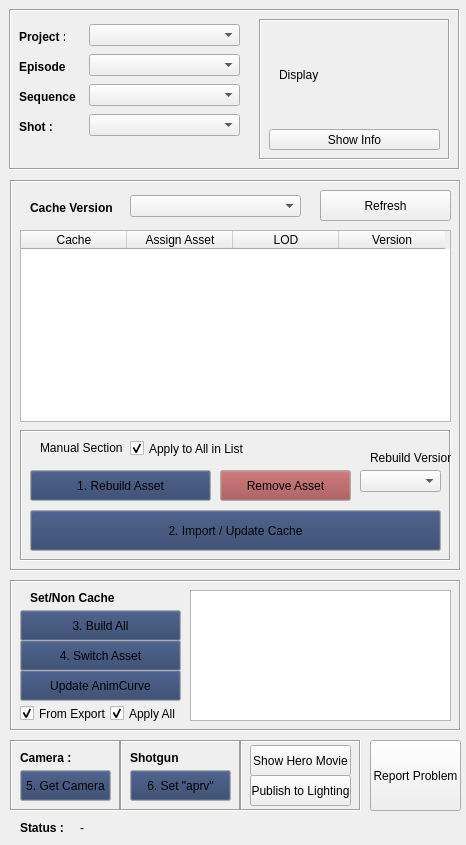
<?xml version="1.0" encoding="UTF-8"?>
<ui version="4.0">
 <class>ImportCacheWindow</class>
 <widget class="QMainWindow" name="ImportCacheWindow">
  <property name="geometry">
   <rect>
    <x>0</x>
    <y>0</y>
    <width>466</width>
    <height>845</height>
   </rect>
  </property>
  <property name="windowTitle">
   <string>PT Import Cache Tool v.2.0</string>
  </property>
  <widget class="QWidget" name="centralwidget">
   <widget class="QFrame" name="frame">
    <property name="geometry">
     <rect>
      <x>9</x>
      <y>9</y>
      <width>451</width>
      <height>161</height>
     </rect>
    </property>
    <property name="frameShape">
     <enum>QFrame::Box</enum>
    </property>
    <property name="frameShadow">
     <enum>QFrame::Sunken</enum>
    </property>
    <widget class="QLabel" name="label">
     <property name="geometry">
      <rect>
       <x>10</x>
       <y>20</y>
       <width>46</width>
       <height>16</height>
      </rect>
     </property>
     <property name="font">
      <font>
       <weight>75</weight>
       <bold>true</bold>
      </font>
     </property>
     <property name="text">
      <string>Project : </string>
     </property>
    </widget>
    <widget class="QLabel" name="label_4">
     <property name="geometry">
      <rect>
       <x>10</x>
       <y>50</y>
       <width>51</width>
       <height>16</height>
      </rect>
     </property>
     <property name="font">
      <font>
       <weight>75</weight>
       <bold>true</bold>
      </font>
     </property>
     <property name="text">
      <string>Episode : </string>
     </property>
    </widget>
    <widget class="QLabel" name="label_5">
     <property name="geometry">
      <rect>
       <x>10</x>
       <y>80</y>
       <width>61</width>
       <height>16</height>
      </rect>
     </property>
     <property name="font">
      <font>
       <weight>75</weight>
       <bold>true</bold>
      </font>
     </property>
     <property name="text">
      <string>Sequence : </string>
     </property>
    </widget>
    <widget class="QLabel" name="label_7">
     <property name="geometry">
      <rect>
       <x>10</x>
       <y>110</y>
       <width>46</width>
       <height>16</height>
      </rect>
     </property>
     <property name="font">
      <font>
       <weight>75</weight>
       <bold>true</bold>
      </font>
     </property>
     <property name="text">
      <string>Shot : </string>
     </property>
    </widget>
    <widget class="QComboBox" name="project_comboBox">
     <property name="geometry">
      <rect>
       <x>80</x>
       <y>15</y>
       <width>151</width>
       <height>22</height>
      </rect>
     </property>
    </widget>
    <widget class="QComboBox" name="episode_comboBox">
     <property name="geometry">
      <rect>
       <x>80</x>
       <y>45</y>
       <width>151</width>
       <height>22</height>
      </rect>
     </property>
    </widget>
    <widget class="QComboBox" name="sequence_comboBox">
     <property name="geometry">
      <rect>
       <x>80</x>
       <y>75</y>
       <width>151</width>
       <height>22</height>
      </rect>
     </property>
    </widget>
    <widget class="QComboBox" name="shot_comboBox">
     <property name="geometry">
      <rect>
       <x>80</x>
       <y>105</y>
       <width>151</width>
       <height>22</height>
      </rect>
     </property>
    </widget>
    <widget class="QFrame" name="frame_6">
     <property name="geometry">
      <rect>
       <x>250</x>
       <y>10</y>
       <width>191</width>
       <height>141</height>
      </rect>
     </property>
     <property name="frameShape">
      <enum>QFrame::Box</enum>
     </property>
     <property name="frameShadow">
      <enum>QFrame::Sunken</enum>
     </property>
     <widget class="QPushButton" name="showInfo_pushButton">
      <property name="geometry">
       <rect>
        <x>10</x>
        <y>110</y>
        <width>171</width>
        <height>21</height>
       </rect>
      </property>
      <property name="text">
       <string>Show Info</string>
      </property>
     </widget>
     <widget class="QLabel" name="icon_label">
      <property name="geometry">
       <rect>
        <x>20</x>
        <y>5</y>
        <width>151</width>
        <height>101</height>
       </rect>
      </property>
      <property name="font">
       <font>
        <weight>50</weight>
        <bold>false</bold>
       </font>
      </property>
      <property name="text">
       <string>Display</string>
      </property>
     </widget>
    </widget>
   </widget>
   <widget class="QFrame" name="frame_2">
    <property name="geometry">
     <rect>
      <x>10</x>
      <y>180</y>
      <width>451</width>
      <height>391</height>
     </rect>
    </property>
    <property name="frameShape">
     <enum>QFrame::Box</enum>
    </property>
    <property name="frameShadow">
     <enum>QFrame::Sunken</enum>
    </property>
    <widget class="QLabel" name="label_3">
     <property name="geometry">
      <rect>
       <x>20</x>
       <y>20</y>
       <width>101</width>
       <height>16</height>
      </rect>
     </property>
     <property name="font">
      <font>
       <weight>75</weight>
       <bold>true</bold>
      </font>
     </property>
     <property name="text">
      <string>Cache Version</string>
     </property>
    </widget>
    <widget class="QComboBox" name="cache_comboBox">
     <property name="geometry">
      <rect>
       <x>120</x>
       <y>15</y>
       <width>171</width>
       <height>22</height>
      </rect>
     </property>
    </widget>
    <widget class="QTableWidget" name="asset_tableWidget">
     <property name="geometry">
      <rect>
       <x>10</x>
       <y>50</y>
       <width>431</width>
       <height>192</height>
      </rect>
     </property>
     <property name="contextMenuPolicy">
      <enum>Qt::CustomContextMenu</enum>
     </property>
     <attribute name="horizontalHeaderVisible">
      <bool>true</bool>
     </attribute>
     <attribute name="horizontalHeaderCascadingSectionResizes">
      <bool>false</bool>
     </attribute>
     <attribute name="horizontalHeaderDefaultSectionSize">
      <number>106</number>
     </attribute>
     <attribute name="horizontalHeaderHighlightSections">
      <bool>true</bool>
     </attribute>
     <attribute name="verticalHeaderVisible">
      <bool>true</bool>
     </attribute>
     <column>
      <property name="text">
       <string>Cache</string>
      </property>
     </column>
     <column>
      <property name="text">
       <string>Assign Asset</string>
      </property>
     </column>
     <column>
      <property name="text">
       <string>LOD</string>
      </property>
     </column>
     <column>
      <property name="text">
       <string>Version</string>
      </property>
     </column>
    </widget>
    <widget class="QFrame" name="frame_3">
     <property name="geometry">
      <rect>
       <x>10</x>
       <y>250</y>
       <width>431</width>
       <height>131</height>
      </rect>
     </property>
     <property name="frameShape">
      <enum>QFrame::Box</enum>
     </property>
     <property name="frameShadow">
      <enum>QFrame::Sunken</enum>
     </property>
     <widget class="QPushButton" name="removeAsset_pushButton">
      <property name="geometry">
       <rect>
        <x>200</x>
        <y>40</y>
        <width>131</width>
        <height>31</height>
       </rect>
      </property>
      <property name="palette">
       <palette>
        <active>
         <colorrole role="Button">
          <brush brushstyle="SolidPattern">
           <color alpha="255">
            <red>156</red>
            <green>70</green>
            <blue>71</blue>
           </color>
          </brush>
         </colorrole>
        </active>
        <inactive>
         <colorrole role="Button">
          <brush brushstyle="SolidPattern">
           <color alpha="255">
            <red>156</red>
            <green>70</green>
            <blue>71</blue>
           </color>
          </brush>
         </colorrole>
        </inactive>
        <disabled>
         <colorrole role="Button">
          <brush brushstyle="SolidPattern">
           <color alpha="255">
            <red>156</red>
            <green>70</green>
            <blue>71</blue>
           </color>
          </brush>
         </colorrole>
        </disabled>
       </palette>
      </property>
      <property name="text">
       <string>Remove Asset</string>
      </property>
     </widget>
     <widget class="QPushButton" name="rebuildAsset_pushButton">
      <property name="geometry">
       <rect>
        <x>10</x>
        <y>40</y>
        <width>181</width>
        <height>31</height>
       </rect>
      </property>
      <property name="palette">
       <palette>
        <active>
         <colorrole role="Button">
          <brush brushstyle="SolidPattern">
           <color alpha="255">
            <red>40</red>
            <green>60</green>
            <blue>100</blue>
           </color>
          </brush>
         </colorrole>
        </active>
        <inactive>
         <colorrole role="Button">
          <brush brushstyle="SolidPattern">
           <color alpha="255">
            <red>40</red>
            <green>60</green>
            <blue>100</blue>
           </color>
          </brush>
         </colorrole>
        </inactive>
        <disabled>
         <colorrole role="Button">
          <brush brushstyle="SolidPattern">
           <color alpha="255">
            <red>40</red>
            <green>60</green>
            <blue>100</blue>
           </color>
          </brush>
         </colorrole>
        </disabled>
       </palette>
      </property>
      <property name="text">
       <string>1. Rebuild Asset</string>
      </property>
     </widget>
     <widget class="QPushButton" name="importCache_pushButton">
      <property name="geometry">
       <rect>
        <x>10</x>
        <y>80</y>
        <width>411</width>
        <height>41</height>
       </rect>
      </property>
      <property name="palette">
       <palette>
        <active>
         <colorrole role="Button">
          <brush brushstyle="SolidPattern">
           <color alpha="255">
            <red>40</red>
            <green>60</green>
            <blue>100</blue>
           </color>
          </brush>
         </colorrole>
        </active>
        <inactive>
         <colorrole role="Button">
          <brush brushstyle="SolidPattern">
           <color alpha="255">
            <red>40</red>
            <green>60</green>
            <blue>100</blue>
           </color>
          </brush>
         </colorrole>
        </inactive>
        <disabled>
         <colorrole role="Button">
          <brush brushstyle="SolidPattern">
           <color alpha="255">
            <red>40</red>
            <green>60</green>
            <blue>100</blue>
           </color>
          </brush>
         </colorrole>
        </disabled>
       </palette>
      </property>
      <property name="text">
       <string>2. Import / Update Cache</string>
      </property>
     </widget>
     <widget class="QCheckBox" name="all_checkBox">
      <property name="geometry">
       <rect>
        <x>110</x>
        <y>10</y>
        <width>141</width>
        <height>17</height>
       </rect>
      </property>
      <property name="text">
       <string>Apply to All in List</string>
      </property>
      <property name="checked">
       <bool>true</bool>
      </property>
     </widget>
     <widget class="QComboBox" name="assetVersion_comboBox">
      <property name="geometry">
       <rect>
        <x>340</x>
        <y>40</y>
        <width>81</width>
        <height>22</height>
       </rect>
      </property>
     </widget>
     <widget class="QLabel" name="label_8">
      <property name="geometry">
       <rect>
        <x>350</x>
        <y>20</y>
        <width>81</width>
        <height>16</height>
       </rect>
      </property>
      <property name="font">
       <font>
        <weight>50</weight>
        <bold>false</bold>
       </font>
      </property>
      <property name="text">
       <string>Rebuild Version</string>
      </property>
     </widget>
     <widget class="QLabel" name="label_9">
      <property name="geometry">
       <rect>
        <x>20</x>
        <y>10</y>
        <width>111</width>
        <height>16</height>
       </rect>
      </property>
      <property name="font">
       <font>
        <weight>50</weight>
        <bold>false</bold>
       </font>
      </property>
      <property name="text">
       <string>Manual Section</string>
      </property>
     </widget>
    </widget>
    <widget class="QPushButton" name="refresh_pushButton">
     <property name="geometry">
      <rect>
       <x>310</x>
       <y>10</y>
       <width>131</width>
       <height>31</height>
      </rect>
     </property>
     <property name="text">
      <string>Refresh</string>
     </property>
    </widget>
   </widget>
   <widget class="QLabel" name="label_6">
    <property name="geometry">
     <rect>
      <x>20</x>
      <y>820</y>
      <width>46</width>
      <height>16</height>
     </rect>
    </property>
    <property name="font">
     <font>
      <weight>75</weight>
      <bold>true</bold>
     </font>
    </property>
    <property name="text">
     <string>Status : </string>
    </property>
   </widget>
   <widget class="QLabel" name="status_label">
    <property name="geometry">
     <rect>
      <x>80</x>
      <y>820</y>
      <width>201</width>
      <height>16</height>
     </rect>
    </property>
    <property name="font">
     <font>
      <weight>50</weight>
      <bold>false</bold>
     </font>
    </property>
    <property name="text">
     <string>-</string>
    </property>
   </widget>
   <widget class="QFrame" name="frame_4">
    <property name="geometry">
     <rect>
      <x>10</x>
      <y>580</y>
      <width>451</width>
      <height>151</height>
     </rect>
    </property>
    <property name="frameShape">
     <enum>QFrame::Box</enum>
    </property>
    <property name="frameShadow">
     <enum>QFrame::Sunken</enum>
    </property>
    <widget class="QPushButton" name="buildSet_pushButton">
     <property name="geometry">
      <rect>
       <x>10</x>
       <y>30</y>
       <width>161</width>
       <height>31</height>
      </rect>
     </property>
     <property name="palette">
      <palette>
       <active>
        <colorrole role="Button">
         <brush brushstyle="SolidPattern">
          <color alpha="255">
           <red>40</red>
           <green>60</green>
           <blue>100</blue>
          </color>
         </brush>
        </colorrole>
       </active>
       <inactive>
        <colorrole role="Button">
         <brush brushstyle="SolidPattern">
          <color alpha="255">
           <red>40</red>
           <green>60</green>
           <blue>100</blue>
          </color>
         </brush>
        </colorrole>
       </inactive>
       <disabled>
        <colorrole role="Button">
         <brush brushstyle="SolidPattern">
          <color alpha="255">
           <red>40</red>
           <green>60</green>
           <blue>100</blue>
          </color>
         </brush>
        </colorrole>
       </disabled>
      </palette>
     </property>
     <property name="text">
      <string>3. Build All</string>
     </property>
    </widget>
    <widget class="QPushButton" name="switchSet_pushButton">
     <property name="geometry">
      <rect>
       <x>10</x>
       <y>60</y>
       <width>161</width>
       <height>31</height>
      </rect>
     </property>
     <property name="palette">
      <palette>
       <active>
        <colorrole role="Button">
         <brush brushstyle="SolidPattern">
          <color alpha="255">
           <red>40</red>
           <green>60</green>
           <blue>100</blue>
          </color>
         </brush>
        </colorrole>
       </active>
       <inactive>
        <colorrole role="Button">
         <brush brushstyle="SolidPattern">
          <color alpha="255">
           <red>40</red>
           <green>60</green>
           <blue>100</blue>
          </color>
         </brush>
        </colorrole>
       </inactive>
       <disabled>
        <colorrole role="Button">
         <brush brushstyle="SolidPattern">
          <color alpha="255">
           <red>40</red>
           <green>60</green>
           <blue>100</blue>
          </color>
         </brush>
        </colorrole>
       </disabled>
      </palette>
     </property>
     <property name="text">
      <string>4. Switch Asset</string>
     </property>
    </widget>
    <widget class="QPushButton" name="animCurve_pushButton">
     <property name="geometry">
      <rect>
       <x>10</x>
       <y>90</y>
       <width>161</width>
       <height>31</height>
      </rect>
     </property>
     <property name="palette">
      <palette>
       <active>
        <colorrole role="Button">
         <brush brushstyle="SolidPattern">
          <color alpha="255">
           <red>40</red>
           <green>60</green>
           <blue>100</blue>
          </color>
         </brush>
        </colorrole>
       </active>
       <inactive>
        <colorrole role="Button">
         <brush brushstyle="SolidPattern">
          <color alpha="255">
           <red>40</red>
           <green>60</green>
           <blue>100</blue>
          </color>
         </brush>
        </colorrole>
       </inactive>
       <disabled>
        <colorrole role="Button">
         <brush brushstyle="SolidPattern">
          <color alpha="255">
           <red>40</red>
           <green>60</green>
           <blue>100</blue>
          </color>
         </brush>
        </colorrole>
       </disabled>
      </palette>
     </property>
     <property name="text">
      <string>Update AnimCurve</string>
     </property>
    </widget>
    <widget class="QLabel" name="label_18">
     <property name="geometry">
      <rect>
       <x>20</x>
       <y>10</y>
       <width>101</width>
       <height>16</height>
      </rect>
     </property>
     <property name="font">
      <font>
       <weight>75</weight>
       <bold>true</bold>
      </font>
     </property>
     <property name="text">
      <string>Set/Non Cache</string>
     </property>
    </widget>
    <widget class="QListWidget" name="nonCache_listWidget">
     <property name="geometry">
      <rect>
       <x>180</x>
       <y>10</y>
       <width>261</width>
       <height>131</height>
      </rect>
     </property>
    </widget>
    <widget class="QCheckBox" name="applyAll_checkBox">
     <property name="geometry">
      <rect>
       <x>100</x>
       <y>125</y>
       <width>71</width>
       <height>17</height>
      </rect>
     </property>
     <property name="text">
      <string>Apply All</string>
     </property>
     <property name="checked">
      <bool>true</bool>
     </property>
    </widget>
    <widget class="QCheckBox" name="fromExport_checkBox">
     <property name="geometry">
      <rect>
       <x>10</x>
       <y>125</y>
       <width>91</width>
       <height>17</height>
      </rect>
     </property>
     <property name="text">
      <string>From Export</string>
     </property>
     <property name="checked">
      <bool>true</bool>
     </property>
    </widget>
   </widget>
   <widget class="QFrame" name="frame_5">
    <property name="geometry">
     <rect>
      <x>10</x>
      <y>740</y>
      <width>111</width>
      <height>71</height>
     </rect>
    </property>
    <property name="frameShape">
     <enum>QFrame::Box</enum>
    </property>
    <property name="frameShadow">
     <enum>QFrame::Sunken</enum>
    </property>
    <widget class="QPushButton" name="getCamera_pushButton">
     <property name="geometry">
      <rect>
       <x>10</x>
       <y>30</y>
       <width>91</width>
       <height>31</height>
      </rect>
     </property>
     <property name="palette">
      <palette>
       <active>
        <colorrole role="Button">
         <brush brushstyle="SolidPattern">
          <color alpha="255">
           <red>40</red>
           <green>60</green>
           <blue>100</blue>
          </color>
         </brush>
        </colorrole>
       </active>
       <inactive>
        <colorrole role="Button">
         <brush brushstyle="SolidPattern">
          <color alpha="255">
           <red>40</red>
           <green>60</green>
           <blue>100</blue>
          </color>
         </brush>
        </colorrole>
       </inactive>
       <disabled>
        <colorrole role="Button">
         <brush brushstyle="SolidPattern">
          <color alpha="255">
           <red>40</red>
           <green>60</green>
           <blue>100</blue>
          </color>
         </brush>
        </colorrole>
       </disabled>
      </palette>
     </property>
     <property name="text">
      <string>5. Get Camera</string>
     </property>
    </widget>
    <widget class="QLabel" name="label_11">
     <property name="geometry">
      <rect>
       <x>10</x>
       <y>10</y>
       <width>51</width>
       <height>16</height>
      </rect>
     </property>
     <property name="font">
      <font>
       <weight>75</weight>
       <bold>true</bold>
      </font>
     </property>
     <property name="text">
      <string>Camera : </string>
     </property>
    </widget>
   </widget>
   <widget class="QFrame" name="frame_8">
    <property name="geometry">
     <rect>
      <x>120</x>
      <y>740</y>
      <width>121</width>
      <height>71</height>
     </rect>
    </property>
    <property name="frameShape">
     <enum>QFrame::Box</enum>
    </property>
    <property name="frameShadow">
     <enum>QFrame::Sunken</enum>
    </property>
    <widget class="QPushButton" name="sg_pushButton">
     <property name="geometry">
      <rect>
       <x>10</x>
       <y>30</y>
       <width>101</width>
       <height>31</height>
      </rect>
     </property>
     <property name="palette">
      <palette>
       <active>
        <colorrole role="Button">
         <brush brushstyle="SolidPattern">
          <color alpha="255">
           <red>40</red>
           <green>60</green>
           <blue>100</blue>
          </color>
         </brush>
        </colorrole>
       </active>
       <inactive>
        <colorrole role="Button">
         <brush brushstyle="SolidPattern">
          <color alpha="255">
           <red>40</red>
           <green>60</green>
           <blue>100</blue>
          </color>
         </brush>
        </colorrole>
       </inactive>
       <disabled>
        <colorrole role="Button">
         <brush brushstyle="SolidPattern">
          <color alpha="255">
           <red>40</red>
           <green>60</green>
           <blue>100</blue>
          </color>
         </brush>
        </colorrole>
       </disabled>
      </palette>
     </property>
     <property name="text">
      <string>6. Set &quot;aprv&quot;</string>
     </property>
    </widget>
    <widget class="QLabel" name="label_17">
     <property name="geometry">
      <rect>
       <x>10</x>
       <y>10</y>
       <width>61</width>
       <height>16</height>
      </rect>
     </property>
     <property name="font">
      <font>
       <weight>75</weight>
       <bold>true</bold>
      </font>
     </property>
     <property name="text">
      <string>Shotgun</string>
     </property>
    </widget>
   </widget>
   <widget class="QFrame" name="frame_9">
    <property name="geometry">
     <rect>
      <x>240</x>
      <y>740</y>
      <width>121</width>
      <height>71</height>
     </rect>
    </property>
    <property name="frameShape">
     <enum>QFrame::Box</enum>
    </property>
    <property name="frameShadow">
     <enum>QFrame::Sunken</enum>
    </property>
    <widget class="QPushButton" name="showPlayblast_pushButton">
     <property name="geometry">
      <rect>
       <x>10</x>
       <y>5</y>
       <width>101</width>
       <height>31</height>
      </rect>
     </property>
     <property name="text">
      <string>Show Hero Movie</string>
     </property>
    </widget>
    <widget class="QPushButton" name="publish_pushButton">
     <property name="geometry">
      <rect>
       <x>10</x>
       <y>35</y>
       <width>101</width>
       <height>31</height>
      </rect>
     </property>
     <property name="text">
      <string>Publish to Lighting</string>
     </property>
    </widget>
   </widget>
   <widget class="QPushButton" name="reportProblem_pushButton">
    <property name="geometry">
     <rect>
      <x>370</x>
      <y>740</y>
      <width>91</width>
      <height>71</height>
     </rect>
    </property>
    <property name="text">
     <string>Report Problem</string>
    </property>
   </widget>
  </widget>
 </widget>
 <resources/>
 <connections/>
</ui>
